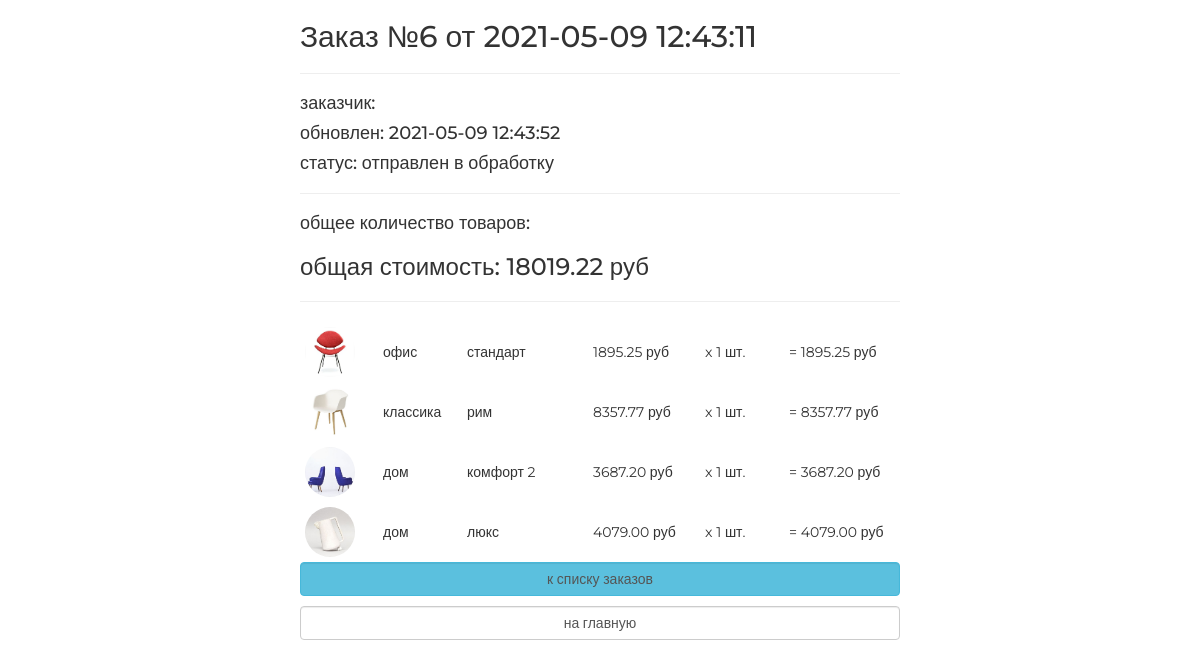
Page /order/read/6/ on the committed database.
### ordersapp/models.py (models this page shows, shortened)
class Order(models.Model):
    FORMING = 'FM'
    SENT_TO_PROCEED = 'STP'
    PROCEEDED = 'PRD'
    PAID = 'PD'
    READY = 'RDY'
    CANCEL = 'CNC'
    ORDER_STATUS_CHOICES = (
        (FORMING, 'формируется'),
        (SENT_TO_PROCEED, 'отправлен в обработку'),
        (PAID, 'оплачен'),
        (PROCEEDED, 'обрабатывается'),
        (READY, 'готов к выдаче'),
        (CANCEL, 'отменен'),
    )
    user = models.ForeignKey(settings.AUTH_USER_MODEL, on_delete=models.CASCADE)
    created = models.DateTimeField(verbose_name='создан', auto_now_add=True)
    updated = models.DateTimeField(verbose_name='изменён', auto_now=True)
    status = models.CharField(verbose_name='статус', max_length=3, choices=ORDER_STATUS_CHOICES, default=FORMING)
    is_active = models.BooleanField(db_index=True, verbose_name='активен', default=True)
    class Meta:
        ordering = ('-created',)
        verbose_name = 'заказ'
        verbose_name_plural = 'заказы'
    def get_summary(self):
        items = self.orderitems.select_related()
        return {
            'total_cost': sum(list(map(lambda x: x.quantity * x.product.price, items))),
            'total_quantity': sum(list(map(lambda x: x.quantity, items)))
        }

class OrderItem(models.Model):
    order = models.ForeignKey(Order, related_name="orderitems", on_delete=models.CASCADE)
    product = models.ForeignKey(Product, verbose_name='продукт', on_delete=models.CASCADE)
    quantity = models.PositiveIntegerField(verbose_name='количество', default=0)
    def get_product_cost(self):
        return self.product.price * self.quantity

### mainapp/models.py (models this page shows, shortened)
class Product(models.Model):
    category = models.ForeignKey(ProductCategory, on_delete=models.CASCADE)
    name = models.CharField(max_length=128, verbose_name='имя')
    image = models.ImageField(upload_to='products_images', blank=True)
    short_desc = models.CharField(max_length=64, verbose_name='краткое описание', blank=True)
    description = models.TextField(blank=True, verbose_name='описание')
    price = models.DecimalField(verbose_name='цена', max_digits=8, decimal_places=2, default=0)
    quantity = models.PositiveSmallIntegerField(verbose_name='количество на складе', default=0)
    is_active = models.BooleanField(db_index=True, verbose_name='активность', default=True)

class ProductCategory(models.Model):
    name = models.CharField(max_length=64, unique=True, verbose_name='имя')
    description = models.TextField(verbose_name='описание', blank=True)
    is_active = models.BooleanField(db_index=True, verbose_name='активность', default=True)

### ordersapp/views.py (the view)
# urls.py: path('read/<int:pk>/', ordersapp.OrderDetailView.as_view(), name='orders_detail'),
class OrderDetailView(DetailView):
    model = Order
    def get_context_data(self, **kwargs):
        context = super().get_context_data(**kwargs)
        context['title'] = 'заказ/просмотр'
        return context

### adminapp/templatetags/my_tags.py (called while the page is built)
def media_folder_products(path_to_image):
    if not path_to_image:
        path_to_image = 'products_images/default.jpg'
    return f'{settings.MEDIA_URL}{path_to_image}'

### mainapp/context_processors.py (called while the page is built)
def basket(request):
    basket_list = []
    if request.user.is_authenticated:
        basket_list = Basket.get_items(request.user)
    return {
        'basket': basket_list
    }

### ordersapp/templates/ordersapp/order_detail.html
{% extends "ordersapp/base.html" %}
{% load static %}
{% load my_tags %}
{% block content %}
    {% include 'ordersapp/includes/inc_order_summary.html' %}
    <div class="basket_list">
        {% for item in object.orderitems.select_related %}
            <div class="basket_record">
                <img class="basket_record_img" src="{{ item.product.image|media_folder_products }}"
                     alt="{{ item.product.short_desc }}">
                <span class="category_name">
                    {{ item.product.category.name }}
                </span>
                <span class="product_name">{{ item.product.name }}</span>
                <span class="product_price">
                    {{ item.product.price }}&nbspруб
                </span>
                <span class="product_quantitiy">
                    x {{ item.quantity }} шт.
                </span>
                <span class="product_cost">
                    = {{ item.get_product_cost }}&nbspруб
                </span>
            </div>
        {% endfor %}
    </div>
    {% include 'ordersapp/includes/inc_order_actions.html' %}
{% endblock %}

### ordersapp/templates/ordersapp/includes/inc_order_summary.html (shortened to what this page needs)
{% if object %}
    <div class="h2">Заказ №{{ object.pk }} от {{ object.created|date:"Y-m-d H:i:s" }}</div>
    <hr>
    <div class="h4">заказчик: {{ user.last_name }} {{ user.first_name }} </div>
    <div class="h4">обновлен: {{ object.updated|date:"Y-m-d H:i:s" }}</div>
    <div class="h4">статус: {{ object.get_status_display }}</div>
    <hr>
    {% with object_summary=object.get_summary %}
        <div class="h4">
            общее количество товаров:
        </div>
        <div class="h3">
            общая стоимость:
            <span class="order_total_cost">{{ object_summary.total_cost }}</span> руб
        </div>
    {% endwith %}
{% endif %}
<hr>

### static/css/style.css (style rules this page uses)
* { margin: 0; padding: 0; }
.order_container img { display: block; float: left; border-radius: 25px; }
body { font-family: 'Montserrat', sans-serif; }
html, body { height: 100%; }
.basket_list span.category_name { margin-left: 2em; width: 5em; position: relative; display: block; float: left; }
.basket_list span.product_name { margin-left: 1em; width: 8em; position: relative; display: block; float: left; }
.basket_list span.product_price { margin-left: 1em; width: 7em; position: relative; display: block; float: left; }
.basket_list span.product_quantitiy { margin-left: 1em; width: 5em; position: relative; display: block; float: left; }
.basket_list span.product_cost { margin-left: 1em; width: 7em; position: relative; display: block; float: left; }
.basket_list .basket_record { position: relative; float: none; display: flex; padding: 5px; align-items: center; }
.basket_record_img { width: 50px; height: 50px; }

### rows in the picture
Order: pk "6", created "2021-05-09 12:43:11", updated "2021-05-09 12:43:52", status "отправлен в обработку"
OrderItem: product.image|media_folder_products (picture), product.category.name "офис", product.name "стандарт", product.price "1895.25", quantity "1", get_product_cost "1895.25"
OrderItem: product.image|media_folder_products (picture), product.category.name "классика", product.name "рим", product.price "8357.77", quantity "1", get_product_cost "8357.77"
OrderItem: product.image|media_folder_products (picture), product.category.name "дом", product.name "комфорт 2", product.price "3687.20", quantity "1", get_product_cost "3687.20"
OrderItem: product.image|media_folder_products (picture), product.category.name "дом", product.name "люкс", product.price "4079.00", quantity "1", get_product_cost "4079.00"

### other values in the picture
{{ object_summary.total_cost }} "18019.22"
